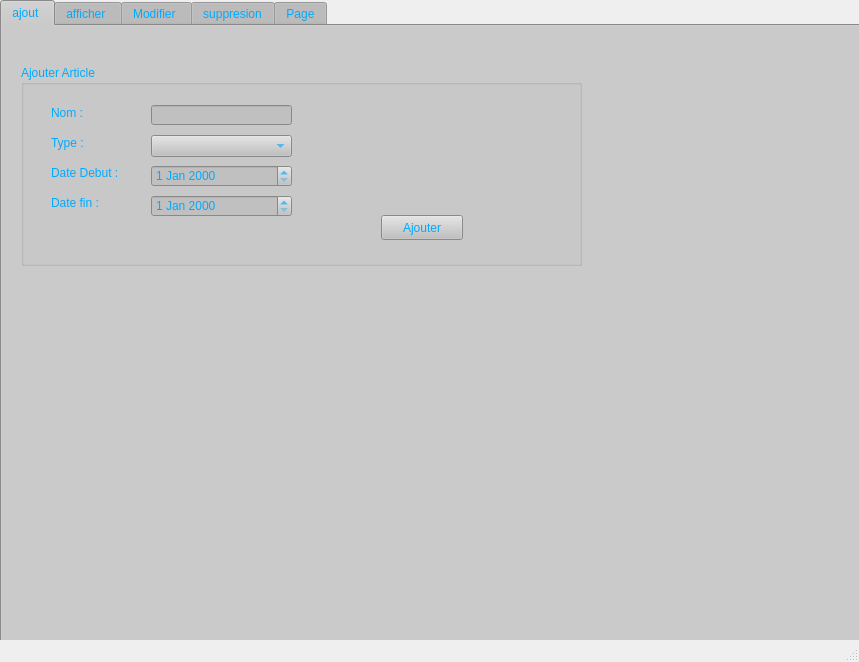
<?xml version="1.0" encoding="UTF-8"?>
<ui version="4.0">
 <class>MainWindow</class>
 <widget class="QMainWindow" name="MainWindow">
  <property name="geometry">
   <rect>
    <x>0</x>
    <y>0</y>
    <width>859</width>
    <height>662</height>
   </rect>
  </property>
  <property name="windowTitle">
   <string>MainWindow</string>
  </property>
  <widget class="QWidget" name="centralwidget">
   <property name="enabled">
    <bool>true</bool>
   </property>
   <property name="styleSheet">
    <string notr="true">colore rgb(0, 0, 0);</string>
   </property>
   <widget class="QFrame" name="frame">
    <property name="enabled">
     <bool>true</bool>
    </property>
    <property name="geometry">
     <rect>
      <x>160</x>
      <y>90</y>
      <width>1171</width>
      <height>671</height>
     </rect>
    </property>
    <property name="font">
     <font>
      <kerning>true</kerning>
     </font>
    </property>
    <property name="toolTip">
     <string/>
    </property>
    <property name="autoFillBackground">
     <bool>true</bool>
    </property>
    <property name="styleSheet">
     <string notr="true"/>
    </property>
    <property name="frameShape">
     <enum>QFrame::StyledPanel</enum>
    </property>
    <property name="frameShadow">
     <enum>QFrame::Raised</enum>
    </property>
   </widget>
   <widget class="QTabWidget" name="tabWidget_2">
    <property name="geometry">
     <rect>
      <x>0</x>
      <y>0</y>
      <width>1339</width>
      <height>671</height>
     </rect>
    </property>
    <property name="maximumSize">
     <size>
      <width>16777215</width>
      <height>16777215</height>
     </size>
    </property>
    <property name="palette">
     <palette>
      <active>
       <colorrole role="WindowText">
        <brush brushstyle="SolidPattern">
         <color alpha="255">
          <red>0</red>
          <green>170</green>
          <blue>255</blue>
         </color>
        </brush>
       </colorrole>
       <colorrole role="Button">
        <brush brushstyle="SolidPattern">
         <color alpha="255">
          <red>192</red>
          <green>192</green>
          <blue>192</blue>
         </color>
        </brush>
       </colorrole>
       <colorrole role="Light">
        <brush brushstyle="SolidPattern">
         <color alpha="255">
          <red>255</red>
          <green>255</green>
          <blue>255</blue>
         </color>
        </brush>
       </colorrole>
       <colorrole role="Midlight">
        <brush brushstyle="SolidPattern">
         <color alpha="255">
          <red>255</red>
          <green>255</green>
          <blue>255</blue>
         </color>
        </brush>
       </colorrole>
       <colorrole role="Dark">
        <brush brushstyle="SolidPattern">
         <color alpha="255">
          <red>127</red>
          <green>127</green>
          <blue>127</blue>
         </color>
        </brush>
       </colorrole>
       <colorrole role="Mid">
        <brush brushstyle="SolidPattern">
         <color alpha="255">
          <red>170</red>
          <green>170</green>
          <blue>170</blue>
         </color>
        </brush>
       </colorrole>
       <colorrole role="Text">
        <brush brushstyle="SolidPattern">
         <color alpha="255">
          <red>0</red>
          <green>170</green>
          <blue>255</blue>
         </color>
        </brush>
       </colorrole>
       <colorrole role="BrightText">
        <brush brushstyle="SolidPattern">
         <color alpha="255">
          <red>255</red>
          <green>255</green>
          <blue>255</blue>
         </color>
        </brush>
       </colorrole>
       <colorrole role="ButtonText">
        <brush brushstyle="SolidPattern">
         <color alpha="255">
          <red>0</red>
          <green>170</green>
          <blue>255</blue>
         </color>
        </brush>
       </colorrole>
       <colorrole role="Base">
        <brush brushstyle="SolidPattern">
         <color alpha="255">
          <red>192</red>
          <green>192</green>
          <blue>192</blue>
         </color>
        </brush>
       </colorrole>
       <colorrole role="Window">
        <brush brushstyle="SolidPattern">
         <color alpha="255">
          <red>192</red>
          <green>192</green>
          <blue>192</blue>
         </color>
        </brush>
       </colorrole>
       <colorrole role="Shadow">
        <brush brushstyle="SolidPattern">
         <color alpha="255">
          <red>0</red>
          <green>0</green>
          <blue>0</blue>
         </color>
        </brush>
       </colorrole>
       <colorrole role="AlternateBase">
        <brush brushstyle="SolidPattern">
         <color alpha="255">
          <red>255</red>
          <green>255</green>
          <blue>255</blue>
         </color>
        </brush>
       </colorrole>
       <colorrole role="ToolTipBase">
        <brush brushstyle="SolidPattern">
         <color alpha="255">
          <red>255</red>
          <green>255</green>
          <blue>220</blue>
         </color>
        </brush>
       </colorrole>
       <colorrole role="ToolTipText">
        <brush brushstyle="SolidPattern">
         <color alpha="255">
          <red>0</red>
          <green>0</green>
          <blue>0</blue>
         </color>
        </brush>
       </colorrole>
       <colorrole role="PlaceholderText">
        <brush brushstyle="SolidPattern">
         <color alpha="128">
          <red>0</red>
          <green>0</green>
          <blue>0</blue>
         </color>
        </brush>
       </colorrole>
      </active>
      <inactive>
       <colorrole role="WindowText">
        <brush brushstyle="SolidPattern">
         <color alpha="255">
          <red>0</red>
          <green>170</green>
          <blue>255</blue>
         </color>
        </brush>
       </colorrole>
       <colorrole role="Button">
        <brush brushstyle="SolidPattern">
         <color alpha="255">
          <red>192</red>
          <green>192</green>
          <blue>192</blue>
         </color>
        </brush>
       </colorrole>
       <colorrole role="Light">
        <brush brushstyle="SolidPattern">
         <color alpha="255">
          <red>255</red>
          <green>255</green>
          <blue>255</blue>
         </color>
        </brush>
       </colorrole>
       <colorrole role="Midlight">
        <brush brushstyle="SolidPattern">
         <color alpha="255">
          <red>255</red>
          <green>255</green>
          <blue>255</blue>
         </color>
        </brush>
       </colorrole>
       <colorrole role="Dark">
        <brush brushstyle="SolidPattern">
         <color alpha="255">
          <red>127</red>
          <green>127</green>
          <blue>127</blue>
         </color>
        </brush>
       </colorrole>
       <colorrole role="Mid">
        <brush brushstyle="SolidPattern">
         <color alpha="255">
          <red>170</red>
          <green>170</green>
          <blue>170</blue>
         </color>
        </brush>
       </colorrole>
       <colorrole role="Text">
        <brush brushstyle="SolidPattern">
         <color alpha="255">
          <red>0</red>
          <green>170</green>
          <blue>255</blue>
         </color>
        </brush>
       </colorrole>
       <colorrole role="BrightText">
        <brush brushstyle="SolidPattern">
         <color alpha="255">
          <red>255</red>
          <green>255</green>
          <blue>255</blue>
         </color>
        </brush>
       </colorrole>
       <colorrole role="ButtonText">
        <brush brushstyle="SolidPattern">
         <color alpha="255">
          <red>0</red>
          <green>170</green>
          <blue>255</blue>
         </color>
        </brush>
       </colorrole>
       <colorrole role="Base">
        <brush brushstyle="SolidPattern">
         <color alpha="255">
          <red>192</red>
          <green>192</green>
          <blue>192</blue>
         </color>
        </brush>
       </colorrole>
       <colorrole role="Window">
        <brush brushstyle="SolidPattern">
         <color alpha="255">
          <red>192</red>
          <green>192</green>
          <blue>192</blue>
         </color>
        </brush>
       </colorrole>
       <colorrole role="Shadow">
        <brush brushstyle="SolidPattern">
         <color alpha="255">
          <red>0</red>
          <green>0</green>
          <blue>0</blue>
         </color>
        </brush>
       </colorrole>
       <colorrole role="AlternateBase">
        <brush brushstyle="SolidPattern">
         <color alpha="255">
          <red>255</red>
          <green>255</green>
          <blue>255</blue>
         </color>
        </brush>
       </colorrole>
       <colorrole role="ToolTipBase">
        <brush brushstyle="SolidPattern">
         <color alpha="255">
          <red>255</red>
          <green>255</green>
          <blue>220</blue>
         </color>
        </brush>
       </colorrole>
       <colorrole role="ToolTipText">
        <brush brushstyle="SolidPattern">
         <color alpha="255">
          <red>0</red>
          <green>0</green>
          <blue>0</blue>
         </color>
        </brush>
       </colorrole>
       <colorrole role="PlaceholderText">
        <brush brushstyle="SolidPattern">
         <color alpha="128">
          <red>0</red>
          <green>0</green>
          <blue>0</blue>
         </color>
        </brush>
       </colorrole>
      </inactive>
      <disabled>
       <colorrole role="WindowText">
        <brush brushstyle="SolidPattern">
         <color alpha="255">
          <red>0</red>
          <green>170</green>
          <blue>255</blue>
         </color>
        </brush>
       </colorrole>
       <colorrole role="Button">
        <brush brushstyle="SolidPattern">
         <color alpha="255">
          <red>192</red>
          <green>192</green>
          <blue>192</blue>
         </color>
        </brush>
       </colorrole>
       <colorrole role="Light">
        <brush brushstyle="SolidPattern">
         <color alpha="255">
          <red>255</red>
          <green>255</green>
          <blue>255</blue>
         </color>
        </brush>
       </colorrole>
       <colorrole role="Midlight">
        <brush brushstyle="SolidPattern">
         <color alpha="255">
          <red>255</red>
          <green>255</green>
          <blue>255</blue>
         </color>
        </brush>
       </colorrole>
       <colorrole role="Dark">
        <brush brushstyle="SolidPattern">
         <color alpha="255">
          <red>127</red>
          <green>127</green>
          <blue>127</blue>
         </color>
        </brush>
       </colorrole>
       <colorrole role="Mid">
        <brush brushstyle="SolidPattern">
         <color alpha="255">
          <red>170</red>
          <green>170</green>
          <blue>170</blue>
         </color>
        </brush>
       </colorrole>
       <colorrole role="Text">
        <brush brushstyle="SolidPattern">
         <color alpha="255">
          <red>0</red>
          <green>170</green>
          <blue>255</blue>
         </color>
        </brush>
       </colorrole>
       <colorrole role="BrightText">
        <brush brushstyle="SolidPattern">
         <color alpha="255">
          <red>255</red>
          <green>255</green>
          <blue>255</blue>
         </color>
        </brush>
       </colorrole>
       <colorrole role="ButtonText">
        <brush brushstyle="SolidPattern">
         <color alpha="255">
          <red>0</red>
          <green>170</green>
          <blue>255</blue>
         </color>
        </brush>
       </colorrole>
       <colorrole role="Base">
        <brush brushstyle="SolidPattern">
         <color alpha="255">
          <red>192</red>
          <green>192</green>
          <blue>192</blue>
         </color>
        </brush>
       </colorrole>
       <colorrole role="Window">
        <brush brushstyle="SolidPattern">
         <color alpha="255">
          <red>192</red>
          <green>192</green>
          <blue>192</blue>
         </color>
        </brush>
       </colorrole>
       <colorrole role="Shadow">
        <brush brushstyle="SolidPattern">
         <color alpha="255">
          <red>0</red>
          <green>0</green>
          <blue>0</blue>
         </color>
        </brush>
       </colorrole>
       <colorrole role="AlternateBase">
        <brush brushstyle="SolidPattern">
         <color alpha="255">
          <red>255</red>
          <green>255</green>
          <blue>255</blue>
         </color>
        </brush>
       </colorrole>
       <colorrole role="ToolTipBase">
        <brush brushstyle="SolidPattern">
         <color alpha="255">
          <red>255</red>
          <green>255</green>
          <blue>220</blue>
         </color>
        </brush>
       </colorrole>
       <colorrole role="ToolTipText">
        <brush brushstyle="SolidPattern">
         <color alpha="255">
          <red>0</red>
          <green>0</green>
          <blue>0</blue>
         </color>
        </brush>
       </colorrole>
       <colorrole role="PlaceholderText">
        <brush brushstyle="SolidPattern">
         <color alpha="128">
          <red>0</red>
          <green>0</green>
          <blue>0</blue>
         </color>
        </brush>
       </colorrole>
      </disabled>
     </palette>
    </property>
    <property name="whatsThis">
     <string>&lt;html&gt;&lt;head/&gt;&lt;body&gt;&lt;p&gt;&lt;br/&gt;&lt;/p&gt;&lt;/body&gt;&lt;/html&gt;</string>
    </property>
    <property name="autoFillBackground">
     <bool>false</bool>
    </property>
    <property name="styleSheet">
     <string notr="true"/>
    </property>
    <property name="currentIndex">
     <number>0</number>
    </property>
    <widget class="QWidget" name="ajout_2">
     <attribute name="title">
      <string>ajout </string>
     </attribute>
     <widget class="QGroupBox" name="box_ajout_2">
      <property name="geometry">
       <rect>
        <x>19</x>
        <y>39</y>
        <width>561</width>
        <height>201</height>
       </rect>
      </property>
      <property name="palette">
       <palette>
        <active>
         <colorrole role="WindowText">
          <brush brushstyle="SolidPattern">
           <color alpha="255">
            <red>0</red>
            <green>170</green>
            <blue>255</blue>
           </color>
          </brush>
         </colorrole>
         <colorrole role="Button">
          <brush brushstyle="SolidPattern">
           <color alpha="255">
            <red>192</red>
            <green>192</green>
            <blue>192</blue>
           </color>
          </brush>
         </colorrole>
         <colorrole role="Text">
          <brush brushstyle="SolidPattern">
           <color alpha="255">
            <red>0</red>
            <green>170</green>
            <blue>255</blue>
           </color>
          </brush>
         </colorrole>
         <colorrole role="ButtonText">
          <brush brushstyle="SolidPattern">
           <color alpha="255">
            <red>0</red>
            <green>170</green>
            <blue>255</blue>
           </color>
          </brush>
         </colorrole>
         <colorrole role="Base">
          <brush brushstyle="SolidPattern">
           <color alpha="255">
            <red>192</red>
            <green>192</green>
            <blue>192</blue>
           </color>
          </brush>
         </colorrole>
         <colorrole role="Window">
          <brush brushstyle="SolidPattern">
           <color alpha="255">
            <red>192</red>
            <green>192</green>
            <blue>192</blue>
           </color>
          </brush>
         </colorrole>
         <colorrole role="PlaceholderText">
          <brush brushstyle="NoBrush">
           <color alpha="128">
            <red>0</red>
            <green>170</green>
            <blue>255</blue>
           </color>
          </brush>
         </colorrole>
        </active>
        <inactive>
         <colorrole role="WindowText">
          <brush brushstyle="SolidPattern">
           <color alpha="255">
            <red>0</red>
            <green>170</green>
            <blue>255</blue>
           </color>
          </brush>
         </colorrole>
         <colorrole role="Button">
          <brush brushstyle="SolidPattern">
           <color alpha="255">
            <red>192</red>
            <green>192</green>
            <blue>192</blue>
           </color>
          </brush>
         </colorrole>
         <colorrole role="Text">
          <brush brushstyle="SolidPattern">
           <color alpha="255">
            <red>0</red>
            <green>170</green>
            <blue>255</blue>
           </color>
          </brush>
         </colorrole>
         <colorrole role="ButtonText">
          <brush brushstyle="SolidPattern">
           <color alpha="255">
            <red>0</red>
            <green>170</green>
            <blue>255</blue>
           </color>
          </brush>
         </colorrole>
         <colorrole role="Base">
          <brush brushstyle="SolidPattern">
           <color alpha="255">
            <red>192</red>
            <green>192</green>
            <blue>192</blue>
           </color>
          </brush>
         </colorrole>
         <colorrole role="Window">
          <brush brushstyle="SolidPattern">
           <color alpha="255">
            <red>192</red>
            <green>192</green>
            <blue>192</blue>
           </color>
          </brush>
         </colorrole>
         <colorrole role="PlaceholderText">
          <brush brushstyle="NoBrush">
           <color alpha="128">
            <red>0</red>
            <green>170</green>
            <blue>255</blue>
           </color>
          </brush>
         </colorrole>
        </inactive>
        <disabled>
         <colorrole role="WindowText">
          <brush brushstyle="SolidPattern">
           <color alpha="255">
            <red>0</red>
            <green>170</green>
            <blue>255</blue>
           </color>
          </brush>
         </colorrole>
         <colorrole role="Button">
          <brush brushstyle="SolidPattern">
           <color alpha="255">
            <red>192</red>
            <green>192</green>
            <blue>192</blue>
           </color>
          </brush>
         </colorrole>
         <colorrole role="Text">
          <brush brushstyle="SolidPattern">
           <color alpha="255">
            <red>0</red>
            <green>170</green>
            <blue>255</blue>
           </color>
          </brush>
         </colorrole>
         <colorrole role="ButtonText">
          <brush brushstyle="SolidPattern">
           <color alpha="255">
            <red>0</red>
            <green>170</green>
            <blue>255</blue>
           </color>
          </brush>
         </colorrole>
         <colorrole role="Base">
          <brush brushstyle="SolidPattern">
           <color alpha="255">
            <red>192</red>
            <green>192</green>
            <blue>192</blue>
           </color>
          </brush>
         </colorrole>
         <colorrole role="Window">
          <brush brushstyle="SolidPattern">
           <color alpha="255">
            <red>192</red>
            <green>192</green>
            <blue>192</blue>
           </color>
          </brush>
         </colorrole>
         <colorrole role="PlaceholderText">
          <brush brushstyle="NoBrush">
           <color alpha="128">
            <red>0</red>
            <green>170</green>
            <blue>255</blue>
           </color>
          </brush>
         </colorrole>
        </disabled>
       </palette>
      </property>
      <property name="cursor">
       <cursorShape>ArrowCursor</cursorShape>
      </property>
      <property name="title">
       <string>Ajouter Article</string>
      </property>
      <widget class="QLabel" name="label_16">
       <property name="geometry">
        <rect>
         <x>30</x>
         <y>40</y>
         <width>52</width>
         <height>15</height>
        </rect>
       </property>
       <property name="text">
        <string>Nom :</string>
       </property>
       <property name="textFormat">
        <enum>Qt::PlainText</enum>
       </property>
      </widget>
      <widget class="QLabel" name="label_20">
       <property name="geometry">
        <rect>
         <x>30</x>
         <y>70</y>
         <width>71</width>
         <height>16</height>
        </rect>
       </property>
       <property name="text">
        <string>Type :</string>
       </property>
      </widget>
      <widget class="QLabel" name="label_21">
       <property name="geometry">
        <rect>
         <x>30</x>
         <y>100</y>
         <width>71</width>
         <height>16</height>
        </rect>
       </property>
       <property name="text">
        <string>Date Debut :</string>
       </property>
      </widget>
      <widget class="QLabel" name="label_22">
       <property name="geometry">
        <rect>
         <x>30</x>
         <y>130</y>
         <width>52</width>
         <height>15</height>
        </rect>
       </property>
       <property name="text">
        <string>Date fin :</string>
       </property>
      </widget>
      <widget class="QPushButton" name="btA">
       <property name="geometry">
        <rect>
         <x>360</x>
         <y>150</y>
         <width>82</width>
         <height>25</height>
        </rect>
       </property>
       <property name="text">
        <string>Ajouter</string>
       </property>
      </widget>
      <widget class="QLineEdit" name="LA_Nom">
       <property name="geometry">
        <rect>
         <x>130</x>
         <y>40</y>
         <width>141</width>
         <height>20</height>
        </rect>
       </property>
      </widget>
      <widget class="QComboBox" name="CA_type">
       <property name="geometry">
        <rect>
         <x>130</x>
         <y>70</y>
         <width>141</width>
         <height>22</height>
        </rect>
       </property>
      </widget>
      <widget class="QDateEdit" name="DA_D">
       <property name="geometry">
        <rect>
         <x>130</x>
         <y>100</y>
         <width>141</width>
         <height>22</height>
        </rect>
       </property>
      </widget>
      <widget class="QDateEdit" name="DA_F">
       <property name="geometry">
        <rect>
         <x>130</x>
         <y>130</y>
         <width>141</width>
         <height>22</height>
        </rect>
       </property>
      </widget>
     </widget>
    </widget>
    <widget class="QWidget" name="tab_5">
     <property name="palette">
      <palette>
       <active>
        <colorrole role="WindowText">
         <brush brushstyle="SolidPattern">
          <color alpha="255">
           <red>0</red>
           <green>170</green>
           <blue>255</blue>
          </color>
         </brush>
        </colorrole>
        <colorrole role="Button">
         <brush brushstyle="SolidPattern">
          <color alpha="255">
           <red>192</red>
           <green>192</green>
           <blue>192</blue>
          </color>
         </brush>
        </colorrole>
        <colorrole role="Text">
         <brush brushstyle="SolidPattern">
          <color alpha="255">
           <red>0</red>
           <green>170</green>
           <blue>255</blue>
          </color>
         </brush>
        </colorrole>
        <colorrole role="ButtonText">
         <brush brushstyle="SolidPattern">
          <color alpha="255">
           <red>0</red>
           <green>170</green>
           <blue>255</blue>
          </color>
         </brush>
        </colorrole>
        <colorrole role="Base">
         <brush brushstyle="SolidPattern">
          <color alpha="255">
           <red>192</red>
           <green>192</green>
           <blue>192</blue>
          </color>
         </brush>
        </colorrole>
        <colorrole role="Window">
         <brush brushstyle="SolidPattern">
          <color alpha="255">
           <red>192</red>
           <green>192</green>
           <blue>192</blue>
          </color>
         </brush>
        </colorrole>
        <colorrole role="PlaceholderText">
         <brush brushstyle="NoBrush">
          <color alpha="128">
           <red>0</red>
           <green>170</green>
           <blue>255</blue>
          </color>
         </brush>
        </colorrole>
       </active>
       <inactive>
        <colorrole role="WindowText">
         <brush brushstyle="SolidPattern">
          <color alpha="255">
           <red>0</red>
           <green>170</green>
           <blue>255</blue>
          </color>
         </brush>
        </colorrole>
        <colorrole role="Button">
         <brush brushstyle="SolidPattern">
          <color alpha="255">
           <red>192</red>
           <green>192</green>
           <blue>192</blue>
          </color>
         </brush>
        </colorrole>
        <colorrole role="Text">
         <brush brushstyle="SolidPattern">
          <color alpha="255">
           <red>0</red>
           <green>170</green>
           <blue>255</blue>
          </color>
         </brush>
        </colorrole>
        <colorrole role="ButtonText">
         <brush brushstyle="SolidPattern">
          <color alpha="255">
           <red>0</red>
           <green>170</green>
           <blue>255</blue>
          </color>
         </brush>
        </colorrole>
        <colorrole role="Base">
         <brush brushstyle="SolidPattern">
          <color alpha="255">
           <red>192</red>
           <green>192</green>
           <blue>192</blue>
          </color>
         </brush>
        </colorrole>
        <colorrole role="Window">
         <brush brushstyle="SolidPattern">
          <color alpha="255">
           <red>192</red>
           <green>192</green>
           <blue>192</blue>
          </color>
         </brush>
        </colorrole>
        <colorrole role="PlaceholderText">
         <brush brushstyle="NoBrush">
          <color alpha="128">
           <red>0</red>
           <green>170</green>
           <blue>255</blue>
          </color>
         </brush>
        </colorrole>
       </inactive>
       <disabled>
        <colorrole role="WindowText">
         <brush brushstyle="SolidPattern">
          <color alpha="255">
           <red>0</red>
           <green>170</green>
           <blue>255</blue>
          </color>
         </brush>
        </colorrole>
        <colorrole role="Button">
         <brush brushstyle="SolidPattern">
          <color alpha="255">
           <red>192</red>
           <green>192</green>
           <blue>192</blue>
          </color>
         </brush>
        </colorrole>
        <colorrole role="Text">
         <brush brushstyle="SolidPattern">
          <color alpha="255">
           <red>0</red>
           <green>170</green>
           <blue>255</blue>
          </color>
         </brush>
        </colorrole>
        <colorrole role="ButtonText">
         <brush brushstyle="SolidPattern">
          <color alpha="255">
           <red>0</red>
           <green>170</green>
           <blue>255</blue>
          </color>
         </brush>
        </colorrole>
        <colorrole role="Base">
         <brush brushstyle="SolidPattern">
          <color alpha="255">
           <red>192</red>
           <green>192</green>
           <blue>192</blue>
          </color>
         </brush>
        </colorrole>
        <colorrole role="Window">
         <brush brushstyle="SolidPattern">
          <color alpha="255">
           <red>192</red>
           <green>192</green>
           <blue>192</blue>
          </color>
         </brush>
        </colorrole>
        <colorrole role="PlaceholderText">
         <brush brushstyle="NoBrush">
          <color alpha="128">
           <red>0</red>
           <green>170</green>
           <blue>255</blue>
          </color>
         </brush>
        </colorrole>
       </disabled>
      </palette>
     </property>
     <attribute name="title">
      <string>afficher </string>
     </attribute>
     <widget class="QPushButton" name="BTRCH_7">
      <property name="geometry">
       <rect>
        <x>650</x>
        <y>280</y>
        <width>121</width>
        <height>31</height>
       </rect>
      </property>
      <property name="text">
       <string>afficher </string>
      </property>
     </widget>
     <widget class="QLabel" name="label_38">
      <property name="geometry">
       <rect>
        <x>30</x>
        <y>300</y>
        <width>111</width>
        <height>16</height>
       </rect>
      </property>
      <property name="text">
       <string>Statestique :</string>
      </property>
      <property name="textFormat">
       <enum>Qt::PlainText</enum>
      </property>
     </widget>
     <widget class="QLabel" name="label_11">
      <property name="geometry">
       <rect>
        <x>90</x>
        <y>20</y>
        <width>47</width>
        <height>14</height>
       </rect>
      </property>
      <property name="text">
       <string>Trier par :</string>
      </property>
     </widget>
     <widget class="QRadioButton" name="RBdc">
      <property name="geometry">
       <rect>
        <x>640</x>
        <y>120</y>
        <width>101</width>
        <height>61</height>
       </rect>
      </property>
      <property name="font">
       <font>
        <pointsize>9</pointsize>
        <weight>75</weight>
        <bold>true</bold>
       </font>
      </property>
      <property name="text">
       <string>décroissant</string>
      </property>
     </widget>
     <widget class="QRadioButton" name="RBdtdebut">
      <property name="geometry">
       <rect>
        <x>210</x>
        <y>20</y>
        <width>83</width>
        <height>18</height>
       </rect>
      </property>
      <property name="text">
       <string>date debut</string>
      </property>
     </widget>
     <widget class="QRadioButton" name="RBdf">
      <property name="geometry">
       <rect>
        <x>360</x>
        <y>20</y>
        <width>83</width>
        <height>18</height>
       </rect>
      </property>
      <property name="text">
       <string>date fin</string>
      </property>
     </widget>
     <widget class="QRadioButton" name="RBC">
      <property name="geometry">
       <rect>
        <x>550</x>
        <y>130</y>
        <width>83</width>
        <height>41</height>
       </rect>
      </property>
      <property name="font">
       <font>
        <pointsize>9</pointsize>
        <weight>75</weight>
        <italic>false</italic>
        <bold>true</bold>
       </font>
      </property>
      <property name="text">
       <string>croissant</string>
      </property>
     </widget>
     <widget class="QRadioButton" name="RBnom">
      <property name="geometry">
       <rect>
        <x>480</x>
        <y>20</y>
        <width>83</width>
        <height>18</height>
       </rect>
      </property>
      <property name="text">
       <string>nom</string>
      </property>
     </widget>
     <widget class="QTextBrowser" name="TBtrie">
      <property name="geometry">
       <rect>
        <x>550</x>
        <y>60</y>
        <width>211</width>
        <height>61</height>
       </rect>
      </property>
     </widget>
     <widget class="QGraphicsView" name="layoutGraph">
      <property name="geometry">
       <rect>
        <x>270</x>
        <y>310</y>
        <width>501</width>
        <height>261</height>
       </rect>
      </property>
     </widget>
     <widget class="QTableView" name="tab_reservation">
      <property name="geometry">
       <rect>
        <x>0</x>
        <y>50</y>
        <width>519</width>
        <height>221</height>
       </rect>
      </property>
     </widget>
     <widget class="QPushButton" name="BTRCH_8">
      <property name="geometry">
       <rect>
        <x>590</x>
        <y>210</y>
        <width>121</width>
        <height>31</height>
       </rect>
      </property>
      <property name="text">
       <string>mail</string>
      </property>
     </widget>
     <widget class="QPushButton" name="BTRCH_9">
      <property name="geometry">
       <rect>
        <x>150</x>
        <y>280</y>
        <width>121</width>
        <height>31</height>
       </rect>
      </property>
      <property name="text">
       <string>calendeier</string>
      </property>
     </widget>
     <widget class="QCalendarWidget" name="calendarWidget1">
      <property name="geometry">
       <rect>
        <x>10</x>
        <y>350</y>
        <width>256</width>
        <height>190</height>
       </rect>
      </property>
     </widget>
    </widget>
    <widget class="QWidget" name="tab_6">
     <attribute name="title">
      <string>Modifier </string>
     </attribute>
     <widget class="QPushButton" name="BTM">
      <property name="geometry">
       <rect>
        <x>390</x>
        <y>190</y>
        <width>82</width>
        <height>25</height>
       </rect>
      </property>
      <property name="text">
       <string>OK</string>
      </property>
     </widget>
     <widget class="QLabel" name="label_30">
      <property name="geometry">
       <rect>
        <x>60</x>
        <y>50</y>
        <width>52</width>
        <height>15</height>
       </rect>
      </property>
      <property name="text">
       <string>ID :</string>
      </property>
     </widget>
     <widget class="QLineEdit" name="LM_ID">
      <property name="geometry">
       <rect>
        <x>160</x>
        <y>50</y>
        <width>141</width>
        <height>20</height>
       </rect>
      </property>
     </widget>
     <widget class="QPushButton" name="BTRCH">
      <property name="geometry">
       <rect>
        <x>390</x>
        <y>60</y>
        <width>75</width>
        <height>23</height>
       </rect>
      </property>
      <property name="text">
       <string>Rechercher</string>
      </property>
     </widget>
     <widget class="QLabel" name="label_23">
      <property name="geometry">
       <rect>
        <x>60</x>
        <y>80</y>
        <width>52</width>
        <height>15</height>
       </rect>
      </property>
      <property name="text">
       <string>Nom :</string>
      </property>
     </widget>
     <widget class="QLineEdit" name="LM_nom">
      <property name="geometry">
       <rect>
        <x>160</x>
        <y>80</y>
        <width>141</width>
        <height>20</height>
       </rect>
      </property>
     </widget>
     <widget class="QLabel" name="label_24">
      <property name="geometry">
       <rect>
        <x>60</x>
        <y>170</y>
        <width>52</width>
        <height>15</height>
       </rect>
      </property>
      <property name="text">
       <string>Date fin :</string>
      </property>
     </widget>
     <widget class="QLabel" name="label_25">
      <property name="geometry">
       <rect>
        <x>60</x>
        <y>110</y>
        <width>71</width>
        <height>16</height>
       </rect>
      </property>
      <property name="text">
       <string>Type :</string>
      </property>
     </widget>
     <widget class="QComboBox" name="CM_type">
      <property name="geometry">
       <rect>
        <x>160</x>
        <y>110</y>
        <width>141</width>
        <height>22</height>
       </rect>
      </property>
     </widget>
     <widget class="QDateEdit" name="DM_F">
      <property name="geometry">
       <rect>
        <x>160</x>
        <y>170</y>
        <width>141</width>
        <height>22</height>
       </rect>
      </property>
     </widget>
     <widget class="QDateEdit" name="DM_D">
      <property name="geometry">
       <rect>
        <x>160</x>
        <y>140</y>
        <width>141</width>
        <height>22</height>
       </rect>
      </property>
     </widget>
     <widget class="QLabel" name="label_26">
      <property name="geometry">
       <rect>
        <x>60</x>
        <y>140</y>
        <width>71</width>
        <height>16</height>
       </rect>
      </property>
      <property name="text">
       <string>Date Debut :</string>
      </property>
     </widget>
    </widget>
    <widget class="QWidget" name="tab_7">
     <attribute name="title">
      <string>suppresion</string>
     </attribute>
     <widget class="QLabel" name="label_31">
      <property name="geometry">
       <rect>
        <x>180</x>
        <y>100</y>
        <width>52</width>
        <height>15</height>
       </rect>
      </property>
      <property name="text">
       <string>ID :</string>
      </property>
     </widget>
     <widget class="QLineEdit" name="LS_Id">
      <property name="geometry">
       <rect>
        <x>300</x>
        <y>100</y>
        <width>113</width>
        <height>20</height>
       </rect>
      </property>
     </widget>
     <widget class="QPushButton" name="BTSUP">
      <property name="geometry">
       <rect>
        <x>440</x>
        <y>150</y>
        <width>82</width>
        <height>25</height>
       </rect>
      </property>
      <property name="text">
       <string>Supprimer</string>
      </property>
     </widget>
    </widget>
    <widget class="QWidget" name="tab">
     <attribute name="title">
      <string>Page</string>
     </attribute>
    </widget>
   </widget>
  </widget>
  <widget class="QMenuBar" name="menubar">
   <property name="geometry">
    <rect>
     <x>0</x>
     <y>0</y>
     <width>859</width>
     <height>22</height>
    </rect>
   </property>
  </widget>
  <widget class="QStatusBar" name="statusbar"/>
 </widget>
 <resources/>
 <connections/>
</ui>
